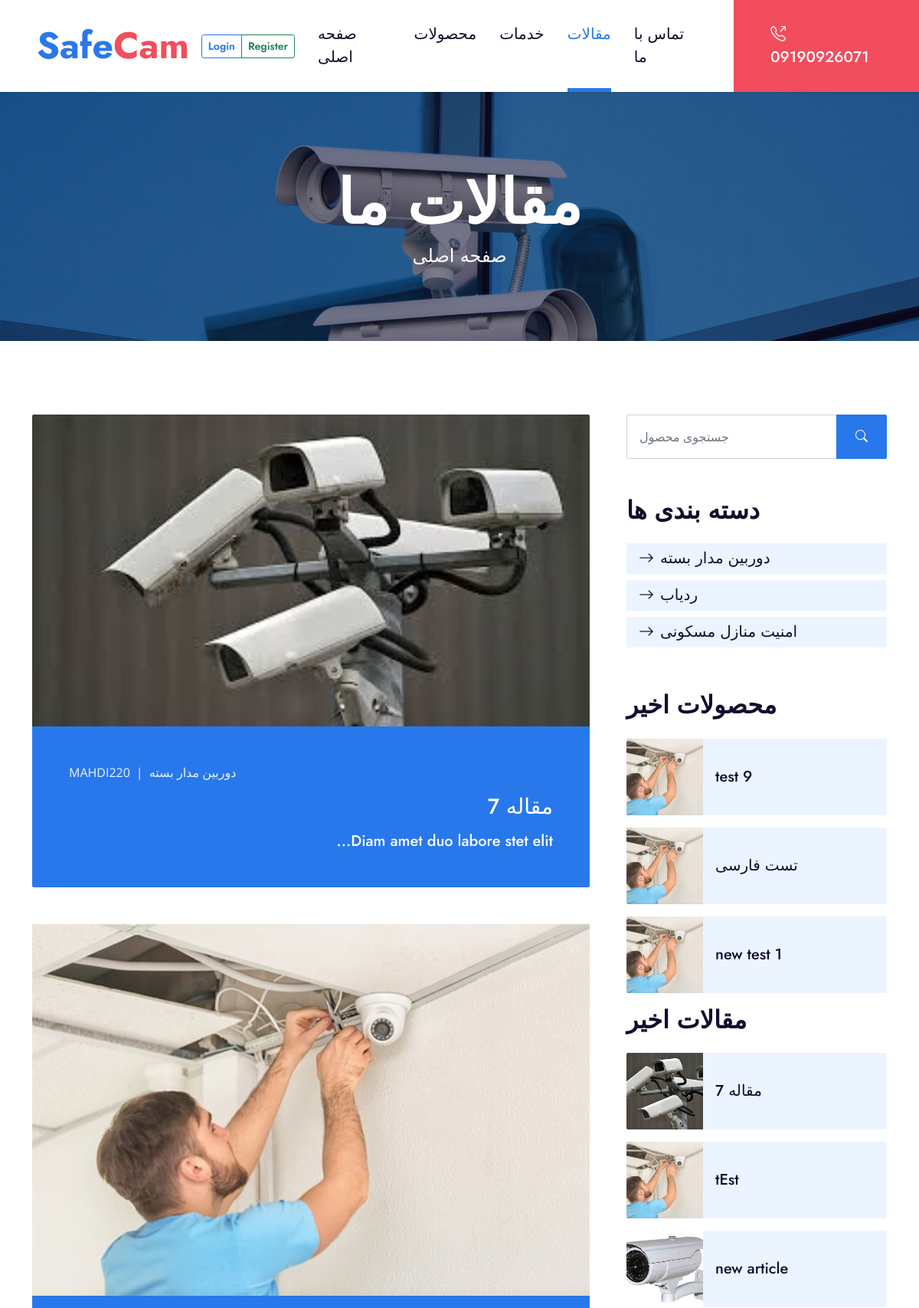
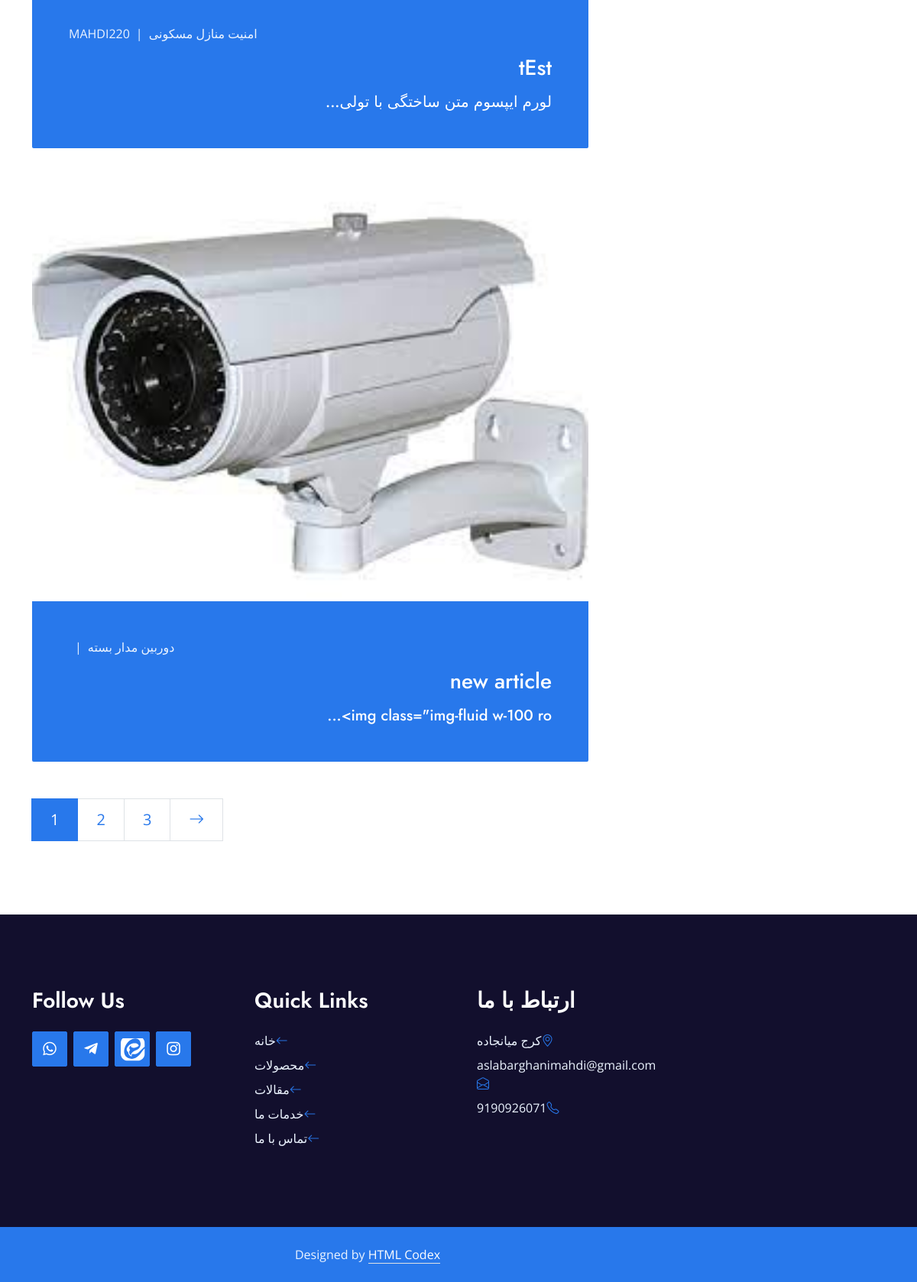
The app's page /articles/ with its own data (2 pictures, top to bottom).
### home/models.py (models this page shows)
class Footer(models.Model):
    phone_number = models.IntegerField(max_length=11)
    email = models.EmailField(blank=True, null=True)
    address = models.CharField(max_length=700, null=True, blank=True, help_text='میتواند خالی هم باشد ')
    instagram_username= models.CharField(max_length=200, help_text='آدرس دقیق پیج اینستاگرام')
    whatsapp_number = models.IntegerField(help_text='شماره دقیق واتساپ همراه 98 بدون صفر و + ! ')
    telegram_id = models.CharField(max_length=200, help_text='دقیق تلگرام ID ')
    eitaa_id = models.CharField(max_length=200, help_text='ایتا ID ')
    class Meta:
        verbose_name_plural = 'Fotter'

### article/models.py (models this page shows, shortened)
class Article(models.Model):
    title = models.CharField(max_length=100, unique=True)
    auther = models.ForeignKey(User, on_delete=models.SET_NULL, null=True)
    category = models.ManyToManyField(Category)
    body = models.TextField()
    image = models.ImageField(upload_to='image/article', null=True, blank=True)
    add_time = models.DateField(auto_now_add=True)
    class Meta:
        ordering = ('-add_time',)
    def get_absolute_url(self):
        return reverse('article:article_detail', kwargs={'id': self.id})

### product_services/models.py (models this page shows, shortened)
class Category(models.Model):
    title = models.CharField(max_length=100)
    def __str__(self):
        return self.title

class Product(models.Model):
    types = (
        ('camera', 'camera'),
        ('alarm', 'alarm'),
        ('gps', 'gps'),
    )
    title = models.CharField(max_length=100, unique=True)
    type = models.CharField(max_length=20, choices=types, null=True)
    category = models.ManyToManyField(Category, related_name='products')
    preview = models.CharField(max_length=60, help_text='پیش نماش اطلاعات در کارت محصول')
    info = models.TextField(help_text='اطلاعات و توضیحات محصول')
    image = models.ImageField(upload_to='image/product')
    price = models.DecimalField(max_digits=9, decimal_places=0)
    add_time = models.DateField(auto_now_add=True)
    in_stock = models.BooleanField(default=True, help_text="در صورتی که محصول موجود نیست تیک برداشته شود")
    sells = models.IntegerField()
    class Meta:
        ordering = ('-add_time',)
    def get_absolute_url(self):
        return reverse("products:detail", kwargs={'id': self.id})

### article/views.py (the view)
# urls.py: path('', views.ArticleListView.as_view(), name='articles_list'),
class ArticleListView(ListView):
    model = models.Article
    context_object_name = 'articles'
    paginate_by = 3

### article/templates/article/article_list.html (shortened to what this page needs)
{% extends  'base.html' %}
{% load static %}
{% block content %}
    <div class="container-fluid bg-primary p-5 hero-header mb-5">
        <div class="row py-5">
            <div class="col-12 text-center">
                <h1 class="display-1 text-white animated zoomIn">مقالات ما</h1>
                <a href="{% url 'home_app:home' %}" class="h4 text-white">صفحه اصلی</a>
            </div>
        </div>
    </div>
    <div class="container py-5 wow fadeInUp" data-wow-delay="0.1s">
        <div class="row g-5">
            <div class="col-lg-8">
                <div class="row g-5" align="right">
                    {% for article in articles %}
                        <div class="col-12 wow slideInUp" data-wow-delay="0.1s">
                            <div class="blog-item">
                                <div class="position-relative">
                                    {% if article.image %}
                                        <img class="img-fluid w-100 rounded-top" src="{{ article.image.url }}" alt="">
                                    {% else %}
                                        <img class="img-fluid w-100 rounded-top" src="{% static 'img/blog-1.jpg' %}"
                                             alt="">
                                    {% endif %}
                                </div>
                                <div class="bg-primary rounded-bottom p-5">
                                    <div class="d-flex mb-3">
                                        <span class="text-light text-uppercase">{{ article.auther.first_name }}</span>
                                        <span class="text-light px-2">|</span>
                                        <span class="text-light text-uppercase">{{ article.category.first }}</span>
                                    </div>
                                    <a class="h3 m-0 text-white"
                                       href="{{ article.get_absolute_url }}">{{ article.title }}</a>
                                    <a class="h5 m-0 text-white"
                                       href="{{ article.get_absolute_url }}">...{{ article.body|slice:30 }}</a>
                                </div>
                            </div>
                        </div>
                    {% endfor %}
                    {% if page_obj.has_other_pages %}
                        <div class="col-12 wow slideInUp" data-wow-delay="0.1s">
                            <nav aria-label="Page navigation">
                                <ul class="pagination pagination-lg m-0">
                                    {% for i in page_obj.paginator.page_range %}
                                        {% if page_obj.number == i %}
                                            <li class="page-item active"><a class="page-link"
                                                                            href="?page={{ i }}">{{ i }}</a></li>
                                        {% else %}
                                            <li class="page-item "><a class="page-link"
                                                                      href="?page={{ i }}">{{ i }}</a></li>
                                        {% endif %}
                                    {% endfor %}
                                    {% if page_obj.has_next %}
                                        <li class="page-item">
                                            <a class="page-link rounded-0" href="?page={{ page_obj.next_page_number }}"
                                               aria-label="Next">
                                                <span aria-hidden="true"><i class="bi bi-arrow-right"></i></span></a>
                                        </li>
                                    {% endif %}
                                </ul>
                            </nav>
                        </div>
                    {% endif %}
                </div>
            </div>
            {% include 'include/sidebar.html' %}
        </div>
    </div>
{% endblock %}

### templates/base.html (shortened to what this page needs)
{% load static %}
<!DOCTYPE html>
<html lang="en">
<head>
    <link href="https://cdnjs.cloudflare.com/ajax/libs/font-awesome/5.10.0/css/all.min.css" rel="stylesheet">
    <link href="https://cdn.jsdelivr.net/npm/bootstrap-icons@1.4.1/font/bootstrap-icons.css" rel="stylesheet">
    <link href="{% static 'lib/flaticon/font/flaticon.css' %}" rel="stylesheet">
    <link href="{% static 'lib/owlcarousel/assets/owl.carousel.min.css' %}" rel="stylesheet">
    <link href="{% static 'lib/animate/animate.min.css' %}" rel="stylesheet">
    <link href="https://unpkg.com/tailwindcss@^1.0/dist/tailwind.min.css" rel="stylesheet">
    <link href="{% static 'css/bootstrap.min.css' %}" rel="stylesheet">
    <link href="{% static 'css/style.css' %}" rel="stylesheet">
</head>
<body>
<nav class="navbar navbar-expand-lg bg-white navbar-light shadow-sm py-3 py-lg-0 px-3 px-lg-0">
    <a href="{% url 'home_app:home' %}" class="navbar-brand ms-lg-5">
        <h1 class="display-5 m-0 text-primary">Safe<span class="text-secondary">Cam</span></h1>
    </a>
    {% if request.user.is_authenticated %}
        <div class="card border-0 bg-transparent">
            <div class="row g-2 align-items-center">
                <div class="col-auto">
                    <img src="{% static 'img/user.png' %}" alt="Profile Picture" class="rounded-circle"
                         style="width: 3rem;">
                </div>
                <div class="col">
                    <h5 class="m-0">{{ request.user.username }}</h5>
                    <a  class="btn btn-danger btn-sm  rounded-xl  " href="{% url "account:logout" %}">Logout</a>
                </div>
            </div>
        </div>
    {% else %}
        <div class="btn-group">
            <a href="{% url 'account:login' %}" class="btn btn-outline-primary btn-sm">Login</a>
            <a href="{% url 'account:register' %}" class="btn btn-outline-success btn-sm">Register</a>
        </div>
    {% endif %}
    <div class="collapse navbar-collapse" id="navbarCollapse">
        <div class="navbar-nav ms-auto py-0">
            <a href="{% url 'home_app:home' %}"
               class="nav-item nav-link {% if request.resolver_match.url_name == 'home' %}active{% endif %}">صفحه
                اصلی</a>
            <a href="{% url 'products:products_list' %}"
               class="nav-item nav-link  {% if request.resolver_match.url_name == 'products_list' %}active{% endif %}">محصولات</a>
            <a href="{% url 'products:service' %}"
               class="nav-item nav-link  {% if request.resolver_match.url_name == 'service' %}active{% endif %}">خدمات</a>
            <a href="{% url 'article:articles_list' %}"
               class="nav-item nav-link  {% if request.resolver_match.url_name == 'articles_list' %}active{% endif %}">مقالات</a>
            <a href="{% url 'contactUs:contact' %}"
               class="nav-item nav-link {% if request.resolver_match.url_name == 'contact' %}active{% endif %}">تماس با
                ما</a>
            {% for i in footer %}
                <a href="tel:+98{{ i.phone_number }}"
                   class="nav-item nav-link nav-contact bg-secondary text-white px-5 ms-lg-5"><i
                        class="bi bi-telephone-outbound me-2"></i>0{{ i.phone_number }}</a>
                </div>
                </div>
                </nav>
                {% block content %}
                {% endblock %}
                <div class="container-fluid bg-dark text-light mt-5 py-5 wow fadeInUp" data-wow-delay="0.1s">
                <div class="container pt-5">
                <div class="row g-5">
                <div class="col-lg-3 col-md-6">
                    <h3 class="text-white mb-4">Follow Us</h3>
                    <div class="d-flex">
                        <a class="btn btn-lg btn-primary btn-lg-square rounded me-2"
                           href="https://wa.me/{{ i.whatsapp_number }}"><i
                                class="fab fa-whatsapp fw-normal"></i></a>
                        <a class="btn btn-lg btn-primary btn-lg-square rounded me-2"
                           href="https://t.me/{{ i.telegram_id }}"><i
                                class="fab fa-telegram-plane fw-normal"></i></a>
                        <a class="btn btn-lg btn-primary btn-lg-square rounded me-2"
                           href="https://eitaa.com/{{ i.eitaa_id }}">
                        </a>
                        <a class="btn btn-lg btn-primary btn-lg-square rounded"
                           href="https://instagram.com/{{ i.instagram_username }}"><i
                                class="fab fa-instagram fw-normal"></i></a>
                    </div>
                </div>
                <div class="col-lg-3 col-md-6">
                    <h3 class="text-white mb-4">Quick Links</h3>
                    <div class="d-flex flex-column justify-content-start">
                        <a class="text-light mb-2" href="{% url 'home_app:home' %}">خانه<i
                                class="bi bi-arrow-left text-primary me-2"></i></a>
                        <a class="text-light mb-2" href="{% url 'products:products_list' %}">محصولات<i
                                class="bi bi-arrow-left text-primary me-2"></i></a>
                        <a class="text-light mb-2" href="{% url 'article:articles_list' %}">مقالات<i
                                class="bi bi-arrow-left text-primary me-2"></i></a>
                        <a class="text-light mb-2" href="{% url 'products:service' %}">خدمات ما<i
                                class="bi bi-arrow-left text-primary me-2"></i></a>
                        <a class="text-light mb-2" href="">تماس با ما<i
                                class="bi bi-arrow-left text-primary me-2"></i></a>
                    </div>
                </div>
                <div class="col-lg-3 col-md-6">
                    <h3 class="text-white mb-4">ارتباط با ما</h3>
                    {% if i.address %}
                        <p class="mb-2">{{ i.address }}<i class="bi bi-geo-alt text-primary me-2"></i>
                        </p>{% endif %}
                    <p class="mb-2">{{ i.email }}<i class="bi bi-envelope-open text-primary me-2"></i></p>
                    <p class="mb-0">{{ i.phone_number }}<i class="bi bi-telephone text-primary me-2"></i></p>
                </div>
            {% endfor %}
            </div>
            </div>
            </div>
<div class="container-fluid bg-primary text-light py-4">
    <div class="container">
        <div class="row g-5">
            <div class="col-md-6 text-center text-md-end">
                <p class="mb-0">Designed by <a class="text-white border-bottom" href="https://htmlcodex.com">HTML
                    Codex</a></p>
            </div>
        </div>
    </div>
</div>
</body>
</html>

### templates/include/sidebar.html
{% load static %}
<div class="col-lg-4">
    <div class="mb-5">
        <form method="get" action="{% url 'products:search' %}">
            <div class="input-group">
                <input type="text" class="form-control p-3" placeholder="جستجوی محصول " name="search">
                <button class="btn btn-primary px-4"><i class="bi bi-search"></i></button>
            </div>
        </form>
    </div>
    <div class="mb-5">
        <h2 class="mb-4">دسته بندی ها</h2>
        <div class="d-flex flex-column justify-content-start">
            {% for category in all_categories_c %}
                <a class="h5 bg-light rounded py-2 px-3 mb-2" href="{% url 'products:category_list' category.id %}"><i
                        class="bi bi-arrow-right me-2"></i>{{ category.title }}</a>
            {% endfor %}
        </div>
    </div>
    <div class="mb-5">
        <h2 class="mb-4">محصولات اخیر</h2>
        {% for product in recent_products_c %}
            <div class="d-flex rounded overflow-hidden mb-3">
                <img class="img-fluid" src="{% static 'img/blog-1.jpg' %}"
                     style="width: 100px; height: 100px; object-fit: cover;" alt="">
                <a href="{{ product.get_absolute_url }}"
                   class="h5 d-flex align-items-center bg-light px-3 mb-0 w-75">{{ product.title }}
                </a>
            </div>
        {% endfor %}
        <h2 class="mb-4">مقالات اخیر</h2>
        {% for article in recent_articles_c %}
            <div class="d-flex rounded overflow-hidden mb-3">
                {% if article.image %}
                    <img class="img-fluid" src="{{ article.image.url }}"
                         style="width: 100px; height: 100px; object-fit: cover;" alt="">
                {% else %}
                    <img class="img-fluid" src="{% static 'img/blog-1.jpg' %}"
                         style="width: 100px; height: 100px; object-fit: cover;" alt="">
                {% endif %}
                <a href="{{ article.get_absolute_url }}"
                   class="h5 d-flex align-items-center bg-light px-3 mb-0 w-75">{{ article.title }}
                </a>
            </div>
        {% endfor %}
    </div>
</div>

### records on screen
Footer: phone_number "9190926071", page_range "1", page_range "2" "3", address "کرج میانجاده", email "aslabarghanimahdi@gmail.com"
Article: image (picture), auther.first_name "MAHDI220", category.first "دوربین مدار بسته", title "مقاله 7", body "Diam amet duo labore stet elit"
Article: auther.first_name "MAHDI220", category.first "امنیت منازل مسکونی", title "tEst", body "لورم ایپسوم متن ساختگی با تولی"
Article: image (picture), category.first "دوربین مدار بسته", title "new article", body "<img class=\"img-fluid w-100 ro"
Category: title "دوربین مدار بسته"
Category: title "ردیاب"
Category: title "امنیت منازل مسکونی"
Product: title "test 9"
Product: title "تست فارسی"
Product: title "new test 1"
